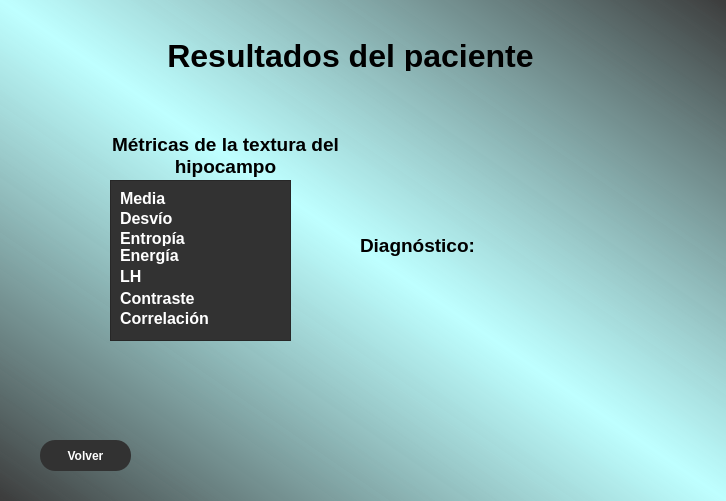
<?xml version="1.0" encoding="UTF-8"?>
<ui version="4.0">
 <class>Dialog</class>
 <widget class="QDialog" name="Dialog">
  <property name="geometry">
   <rect>
    <x>0</x>
    <y>0</y>
    <width>726</width>
    <height>501</height>
   </rect>
  </property>
  <property name="windowTitle">
   <string>Dialog</string>
  </property>
  <property name="styleSheet">
   <string notr="true">background-color: qlineargradient(spread:reflect, x1:0, y1:1, x2:0.5, y2:0.5, stop:0 rgba(50, 50, 50, 200), stop:1 rgba(190, 255, 255, 255));</string>
  </property>
  <property name="sizeGripEnabled">
   <bool>false</bool>
  </property>
  <property name="modal">
   <bool>false</bool>
  </property>
  <widget class="QPushButton" name="Volver">
   <property name="geometry">
    <rect>
     <x>40</x>
     <y>440</y>
     <width>91</width>
     <height>31</height>
    </rect>
   </property>
   <property name="styleSheet">
    <string notr="true">background-color: rgb(50,50 , 50);
border-radius: 15px;
font: 75 13pt &quot;Helvetica&quot;;
color: white;
font-weight:bold</string>
   </property>
   <property name="text">
    <string>Volver</string>
   </property>
  </widget>
  <widget class="QLabel" name="label">
   <property name="geometry">
    <rect>
     <x>130</x>
     <y>40</y>
     <width>441</width>
     <height>31</height>
    </rect>
   </property>
   <property name="font">
    <font>
     <family>Helvetica Neue</family>
     <pointsize>24</pointsize>
     <weight>75</weight>
     <italic>false</italic>
     <bold>true</bold>
    </font>
   </property>
   <property name="styleSheet">
    <string notr="true">background-color:transparent;
font: 75 24pt &quot;Helvetica Neue&quot;;
font-weight:bold;</string>
   </property>
   <property name="text">
    <string>Resultados del paciente</string>
   </property>
   <property name="alignment">
    <set>Qt::AlignCenter</set>
   </property>
  </widget>
  <widget class="QTreeView" name="ListaMetricas">
   <property name="geometry">
    <rect>
     <x>110</x>
     <y>180</y>
     <width>181</width>
     <height>161</height>
    </rect>
   </property>
   <property name="styleSheet">
    <string notr="true">background-color: rgb(50,50 , 50);</string>
   </property>
  </widget>
  <widget class="QLabel" name="label_2">
   <property name="geometry">
    <rect>
     <x>120</x>
     <y>190</y>
     <width>51</width>
     <height>16</height>
    </rect>
   </property>
   <property name="font">
    <font>
     <family>Helvetica</family>
     <pointsize>12</pointsize>
     <weight>75</weight>
     <italic>false</italic>
     <bold>true</bold>
    </font>
   </property>
   <property name="styleSheet">
    <string notr="true">background-color: transparent;
font: 75 12pt &quot;Helvetica&quot;;
color: white;
font-weight:bold

</string>
   </property>
   <property name="text">
    <string>Media</string>
   </property>
  </widget>
  <widget class="QLabel" name="label_3">
   <property name="geometry">
    <rect>
     <x>120</x>
     <y>230</y>
     <width>71</width>
     <height>16</height>
    </rect>
   </property>
   <property name="font">
    <font>
     <family>Helvetica</family>
     <pointsize>12</pointsize>
     <weight>75</weight>
     <italic>false</italic>
     <bold>true</bold>
    </font>
   </property>
   <property name="styleSheet">
    <string notr="true">background-color: transparent;
font: 75 12pt &quot;Helvetica&quot;;
color: white;
font-weight:bold
</string>
   </property>
   <property name="text">
    <string>Entropía</string>
   </property>
  </widget>
  <widget class="QLabel" name="label_4">
   <property name="geometry">
    <rect>
     <x>120</x>
     <y>245</y>
     <width>61</width>
     <height>21</height>
    </rect>
   </property>
   <property name="font">
    <font>
     <family>Helvetica</family>
     <pointsize>12</pointsize>
     <weight>75</weight>
     <italic>false</italic>
     <bold>true</bold>
    </font>
   </property>
   <property name="styleSheet">
    <string notr="true">background-color: transparent;
font: 75 12pt &quot;Helvetica&quot;;
color: white;
font-weight:bold
</string>
   </property>
   <property name="text">
    <string>Energía</string>
   </property>
  </widget>
  <widget class="QLabel" name="label_5">
   <property name="geometry">
    <rect>
     <x>120</x>
     <y>270</y>
     <width>47</width>
     <height>13</height>
    </rect>
   </property>
   <property name="font">
    <font>
     <family>Helvetica</family>
     <pointsize>12</pointsize>
     <weight>75</weight>
     <italic>false</italic>
     <bold>true</bold>
    </font>
   </property>
   <property name="styleSheet">
    <string notr="true">background-color: transparent;
font: 75 12pt &quot;Helvetica&quot;;
color: white;
font-weight:bold
</string>
   </property>
   <property name="text">
    <string>LH</string>
   </property>
  </widget>
  <widget class="QLabel" name="label_6">
   <property name="geometry">
    <rect>
     <x>120</x>
     <y>290</y>
     <width>81</width>
     <height>16</height>
    </rect>
   </property>
   <property name="font">
    <font>
     <family>Helvetica</family>
     <pointsize>12</pointsize>
     <weight>75</weight>
     <italic>false</italic>
     <bold>true</bold>
    </font>
   </property>
   <property name="styleSheet">
    <string notr="true">background-color: transparent;
font: 75 12pt &quot;Helvetica&quot;;
color: white;
font-weight:bold
</string>
   </property>
   <property name="text">
    <string>Contraste</string>
   </property>
  </widget>
  <widget class="QLabel" name="label_7">
   <property name="geometry">
    <rect>
     <x>120</x>
     <y>210</y>
     <width>71</width>
     <height>16</height>
    </rect>
   </property>
   <property name="font">
    <font>
     <family>Helvetica</family>
     <pointsize>12</pointsize>
     <weight>75</weight>
     <italic>false</italic>
     <bold>true</bold>
    </font>
   </property>
   <property name="styleSheet">
    <string notr="true">background-color: transparent;
font: 75 12pt &quot;Helvetica&quot;;
color: white;
font-weight:bold
</string>
   </property>
   <property name="text">
    <string>Desvío</string>
   </property>
  </widget>
  <widget class="QLabel" name="label_8">
   <property name="geometry">
    <rect>
     <x>120</x>
     <y>310</y>
     <width>101</width>
     <height>16</height>
    </rect>
   </property>
   <property name="font">
    <font>
     <family>Helvetica</family>
     <pointsize>12</pointsize>
     <weight>75</weight>
     <italic>false</italic>
     <bold>true</bold>
    </font>
   </property>
   <property name="styleSheet">
    <string notr="true">background-color: transparent;
font: 75 12pt &quot;Helvetica&quot;;
color: white;
font-weight:bold
</string>
   </property>
   <property name="text">
    <string>Correlación</string>
   </property>
  </widget>
  <widget class="QLabel" name="Metrica1">
   <property name="geometry">
    <rect>
     <x>210</x>
     <y>190</y>
     <width>71</width>
     <height>16</height>
    </rect>
   </property>
   <property name="font">
    <font>
     <family>Helvetica</family>
     <pointsize>12</pointsize>
     <weight>9</weight>
     <italic>false</italic>
     <bold>false</bold>
    </font>
   </property>
   <property name="styleSheet">
    <string notr="true">background-color: transparent;
font: 75 12pt &quot;Helvetica&quot;;
color: white;
</string>
   </property>
   <property name="text">
    <string/>
   </property>
  </widget>
  <widget class="QLabel" name="label_11">
   <property name="geometry">
    <rect>
     <x>210</x>
     <y>230</y>
     <width>47</width>
     <height>13</height>
    </rect>
   </property>
   <property name="font">
    <font>
     <pointsize>10</pointsize>
    </font>
   </property>
   <property name="styleSheet">
    <string notr="true">background-color: transparent
</string>
   </property>
   <property name="text">
    <string/>
   </property>
  </widget>
  <widget class="QLabel" name="Metrica2">
   <property name="geometry">
    <rect>
     <x>210</x>
     <y>210</y>
     <width>71</width>
     <height>16</height>
    </rect>
   </property>
   <property name="font">
    <font>
     <family>Helvetica</family>
     <pointsize>12</pointsize>
     <weight>9</weight>
     <italic>false</italic>
     <bold>false</bold>
    </font>
   </property>
   <property name="styleSheet">
    <string notr="true">background-color: transparent;
font: 75 12pt &quot;Helvetica&quot;;
color: white;
</string>
   </property>
   <property name="text">
    <string/>
   </property>
  </widget>
  <widget class="QLabel" name="Metrica4">
   <property name="geometry">
    <rect>
     <x>210</x>
     <y>250</y>
     <width>71</width>
     <height>16</height>
    </rect>
   </property>
   <property name="font">
    <font>
     <family>Helvetica</family>
     <pointsize>12</pointsize>
     <weight>9</weight>
     <italic>false</italic>
     <bold>false</bold>
    </font>
   </property>
   <property name="styleSheet">
    <string notr="true">background-color: transparent;
font: 75 12pt &quot;Helvetica&quot;;
color: white;

</string>
   </property>
   <property name="text">
    <string/>
   </property>
  </widget>
  <widget class="QLabel" name="Metrica3">
   <property name="geometry">
    <rect>
     <x>210</x>
     <y>230</y>
     <width>71</width>
     <height>16</height>
    </rect>
   </property>
   <property name="font">
    <font>
     <family>Helvetica</family>
     <pointsize>12</pointsize>
     <weight>9</weight>
     <italic>false</italic>
     <bold>false</bold>
    </font>
   </property>
   <property name="styleSheet">
    <string notr="true">background-color: transparent;
font: 75 12pt &quot;Helvetica&quot;;
color: white;
</string>
   </property>
   <property name="text">
    <string/>
   </property>
  </widget>
  <widget class="QLabel" name="Metrica6">
   <property name="geometry">
    <rect>
     <x>210</x>
     <y>290</y>
     <width>71</width>
     <height>16</height>
    </rect>
   </property>
   <property name="font">
    <font>
     <family>Helvetica</family>
     <pointsize>12</pointsize>
     <weight>9</weight>
     <italic>false</italic>
     <bold>false</bold>
    </font>
   </property>
   <property name="styleSheet">
    <string notr="true">background-color: transparent;
font: 75 12pt &quot;Helvetica&quot;;
color: white;
</string>
   </property>
   <property name="text">
    <string/>
   </property>
  </widget>
  <widget class="QLabel" name="Metrica5">
   <property name="geometry">
    <rect>
     <x>210</x>
     <y>270</y>
     <width>71</width>
     <height>16</height>
    </rect>
   </property>
   <property name="font">
    <font>
     <family>Helvetica</family>
     <pointsize>12</pointsize>
     <weight>9</weight>
     <italic>false</italic>
     <bold>false</bold>
    </font>
   </property>
   <property name="styleSheet">
    <string notr="true">background-color: transparent;
font: 75 12pt &quot;Helvetica&quot;;
color: white;
</string>
   </property>
   <property name="text">
    <string/>
   </property>
  </widget>
  <widget class="QLabel" name="Metrica7">
   <property name="geometry">
    <rect>
     <x>210</x>
     <y>310</y>
     <width>71</width>
     <height>16</height>
    </rect>
   </property>
   <property name="font">
    <font>
     <family>Helvetica</family>
     <pointsize>12</pointsize>
     <weight>9</weight>
     <italic>false</italic>
     <bold>false</bold>
    </font>
   </property>
   <property name="styleSheet">
    <string notr="true">background-color: transparent;
font: 75 12pt &quot;Helvetica&quot;;
color: white;
</string>
   </property>
   <property name="text">
    <string/>
   </property>
  </widget>
  <widget class="QLabel" name="label_9">
   <property name="geometry">
    <rect>
     <x>90</x>
     <y>130</y>
     <width>271</width>
     <height>51</height>
    </rect>
   </property>
   <property name="font">
    <font>
     <family>Helvetica</family>
     <pointsize>14</pointsize>
     <weight>75</weight>
     <italic>false</italic>
     <bold>true</bold>
    </font>
   </property>
   <property name="styleSheet">
    <string notr="true">background-color:transparent;
font: 75 14pt &quot;Helvetica&quot;;
font-weight:bold;</string>
   </property>
   <property name="text">
    <string>Métricas de la textura del hipocampo</string>
   </property>
   <property name="alignment">
    <set>Qt::AlignCenter</set>
   </property>
   <property name="wordWrap">
    <bool>true</bool>
   </property>
  </widget>
  <widget class="QLabel" name="label_10">
   <property name="geometry">
    <rect>
     <x>360</x>
     <y>230</y>
     <width>141</width>
     <height>31</height>
    </rect>
   </property>
   <property name="font">
    <font>
     <family>Helvetica</family>
     <pointsize>14</pointsize>
     <weight>75</weight>
     <italic>false</italic>
     <bold>true</bold>
    </font>
   </property>
   <property name="styleSheet">
    <string notr="true">background-color:transparent;
font: 75 14pt &quot;Helvetica&quot;;
font-weight:bold;</string>
   </property>
   <property name="text">
    <string>Diagnóstico:</string>
   </property>
   <property name="alignment">
    <set>Qt::AlignLeading|Qt::AlignLeft|Qt::AlignVCenter</set>
   </property>
  </widget>
  <widget class="QLabel" name="Resultado">
   <property name="geometry">
    <rect>
     <x>360</x>
     <y>260</y>
     <width>211</width>
     <height>31</height>
    </rect>
   </property>
   <property name="font">
    <font>
     <family>Helvetica</family>
     <pointsize>14</pointsize>
     <weight>9</weight>
     <italic>false</italic>
     <bold>false</bold>
    </font>
   </property>
   <property name="styleSheet">
    <string notr="true">background-color:transparent;
font: 75 14pt &quot;Helvetica&quot;;</string>
   </property>
   <property name="text">
    <string/>
   </property>
   <property name="alignment">
    <set>Qt::AlignLeading|Qt::AlignLeft|Qt::AlignVCenter</set>
   </property>
  </widget>
  <widget class="QLabel" name="error">
   <property name="geometry">
    <rect>
     <x>360</x>
     <y>300</y>
     <width>341</width>
     <height>20</height>
    </rect>
   </property>
   <property name="styleSheet">
    <string notr="true">background-color: transparent;
font: 75 9pt &quot;Helvetica&quot;;
color: red;

</string>
   </property>
   <property name="text">
    <string/>
   </property>
  </widget>
  <widget class="QLabel" name="errorRecortes">
   <property name="geometry">
    <rect>
     <x>110</x>
     <y>340</y>
     <width>161</width>
     <height>20</height>
    </rect>
   </property>
   <property name="styleSheet">
    <string notr="true">background-color: transparent;
color: red;

</string>
   </property>
   <property name="text">
    <string/>
   </property>
  </widget>
  <widget class="QLabel" name="logo">
   <property name="geometry">
    <rect>
     <x>280</x>
     <y>430</y>
     <width>161</width>
     <height>41</height>
    </rect>
   </property>
   <property name="styleSheet">
    <string notr="true">background-color:transparent;
</string>
   </property>
   <property name="text">
    <string/>
   </property>
  </widget>
 </widget>
 <resources/>
 <connections/>
</ui>
